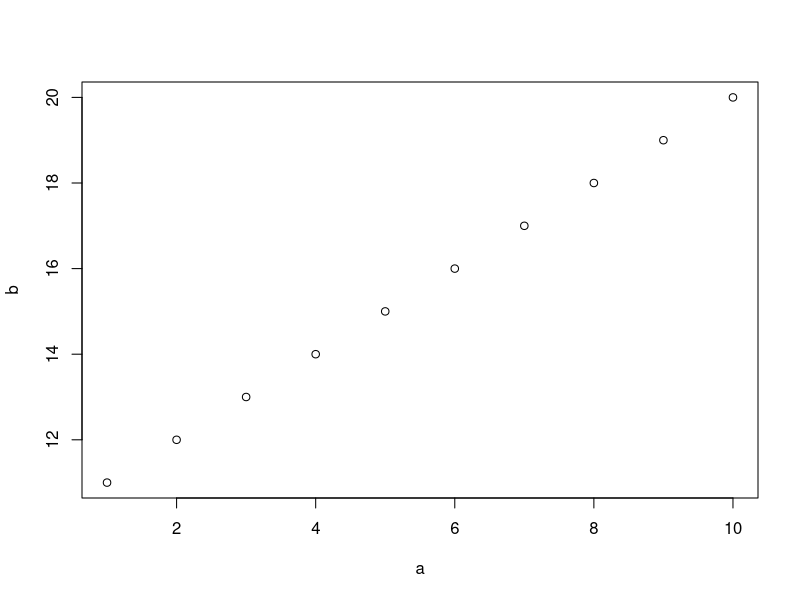
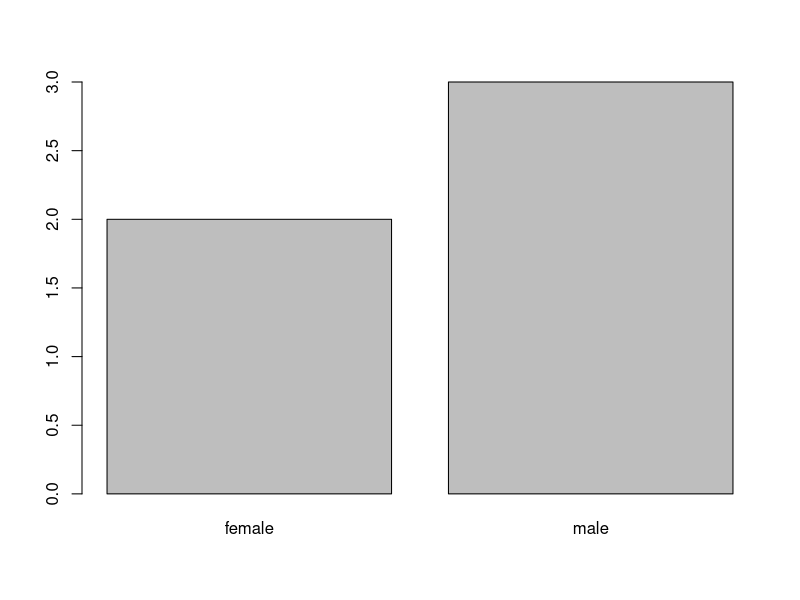

These figures' R source, in order:
#Eerste test
a <- as.numeric(1:10)
b <- as.integer(11:20)
c <- as.logical(0, 1)
d <- as.complex(30 + 4i)
e <- as.character("z", "y", "x")

plot(a, b)

f <- 21:30

#Factors: Factors are used to represent categorical data. Factors can be unordered or ordered.
#One can think of a factor as an integer vector where each integer has a label.
g <- factor(c("male", "male", "female", "male", "female"))
plot(g)
table(g)

#Inf = infinity, NA = missing, NAN = not a number
1 / Inf
1 / 0
0 / 0
is.na(a)
is.nan(c)
is.na(g)
is.nan(g)

#Data frames is tabular data but in different data types (different than matrix)
h <- data.frame(foo = 1:4, bar = c(T, T, F, F))
h
nrow(h)
ncol(h)

names(g)
names(h)

#Reading data (reading tabular data)
read.csv("Source_files/ratings.csv")
imdb <- read.csv("Source_files/ratings.csv")
summary(imdb)

